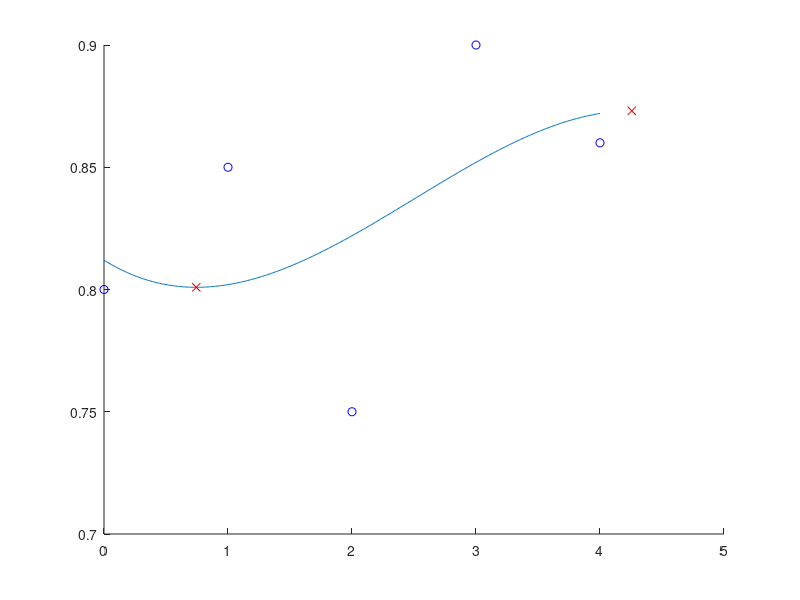

This chart was generated by the following MATLAB code:
clear;
clc;
close all;

y_raw = [0.6 0.75 0.75 0.1 0.1];
y_raw = [0.8 0.85 0.75 0.9 0.86];
x_raw = 0:length(y_raw)-1;
x_continous = 0:0.01:4;

p = polyfit(x_raw, y_raw, 3);
% p = [0.075062 -0.533121 0.999449 -0.391220 0.599973]
der = polyder(p);
real_roots_p = roots(der);
% real_roots_p = [1.134337 -0.183438 -0.183438];

extrema_values = polyval(p, real_roots_p);

fprintf('Minim: x = %.4f, valoare = %.4f\n', real_roots_p(extrema_values == min(extrema_values)), min(extrema_values));
fprintf('Maxim: x = %.4f, valoare = %.4f\n', real_roots_p(extrema_values == max(extrema_values)), max(extrema_values));


y_continous = polyval(p, x_continous);
hold on;
plot(x_raw, y_raw, 'bo');
plot(x_continous, y_continous);
plot(real_roots_p, extrema_values,'rx');
